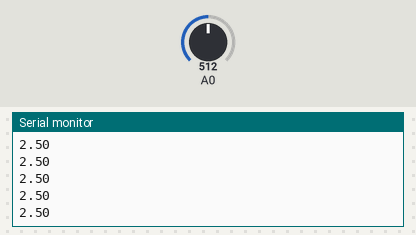
Recording of a sketch running on a simulated Arduino Uno, built with avr-gcc and run on an emulated ATmega328P. On the bench: the last lines printed to the serial monitor. Inputs (shaded band) come from the test bench; at power-on: A0 = 512.

Above: at 1.2 s.
1.3 s: A0 set to 716
At 1.31 s:
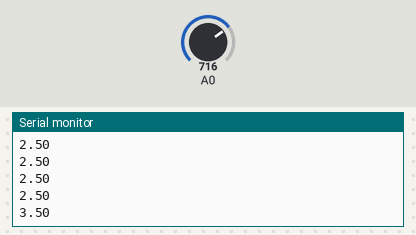
2.8 s: A0 set to 900
At 2.82 s:
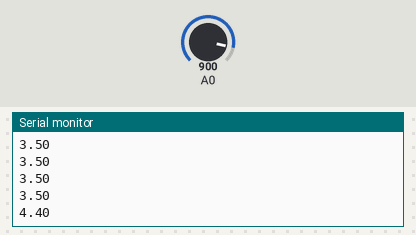
Timing chart, 0 to 5.8 s (numbered marks = the images above; inputs shaded):
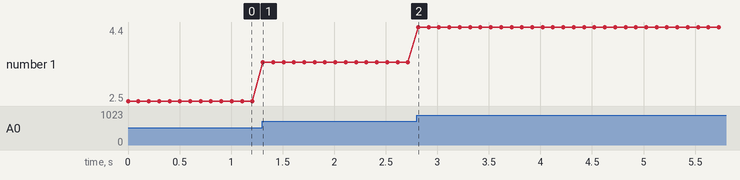

Measured:
- after the input at 1.3 s, the serial monitor: prints a new line at once (image 1)
- after the input at 2.8 s, the serial monitor: prints a new line at once (image 2)
- plotted number 1: 2.5 → 3.5 after the input at 1.3 s, 3.5 → 4.4 after the input at 2.8 s

The sketch:

AnalogIn.ino
```cpp
void setup() {
  pinMode(A0, INPUT);
  Serial.begin(9600);
}

void loop() {
  float valRead = analogRead(A0);

  // Convert value from 0-255 to 0-5 on a linear scale
  float valVolts = valRead * 5.0 / 1023.0;
  Serial.println(valVolts);
  delay(100);  // Do nothing for a second
}
```
